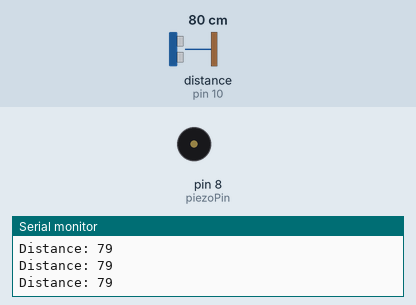
A sketch run on a simulated Arduino Uno, built with avr-gcc and run on an emulated ATmega328P. Shown: buzzer (waves = sounding), the last lines printed to the serial monitor. Wiring (inferred from the names in the program): ultrasonic range finder: trigger pin 9; echo pin 10. The inputs (shaded band) are chosen by the test bench; at power-on: distance to the obstacle (sensor on pin 10) 80 cm. The echo pulse lasts 58.3 µs per cm.

Above: at 1.2 s.
1.3 s: distance to the obstacle (sensor on pin 10) set to 12 cm
2.8 s: distance to the obstacle (sensor on pin 10) set to 9 cm
At 3.2 s:
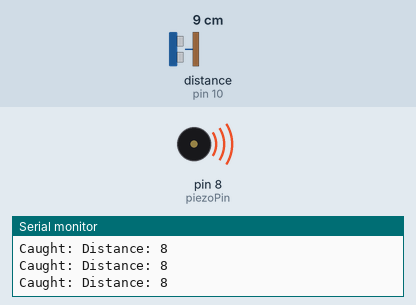
4.3 s: distance to the obstacle (sensor on pin 10) set to 18 cm
At 5.2 s:
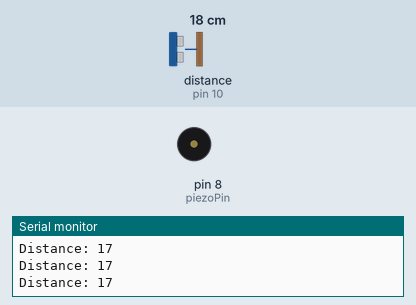
7.3 s: distance to the obstacle (sensor on pin 10) set to 2 cm
At 8.1 s:
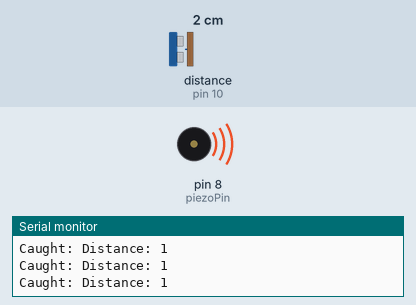
10.3 s: distance to the obstacle (sensor on pin 10) set to 35 cm
At 11.9 s:
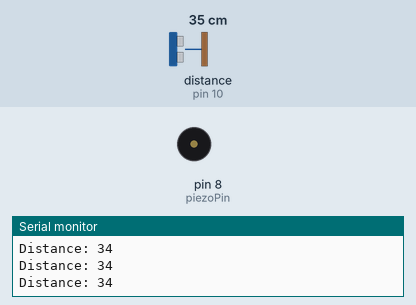
13.3 s: distance to the obstacle (sensor on pin 10) set to 4 cm
At 14.7 s:
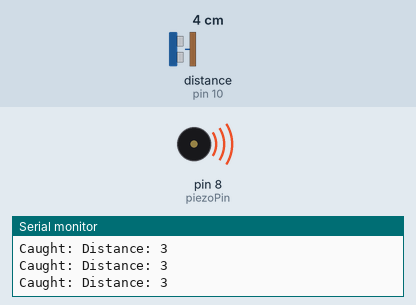
Timing chart, 0 to 16.3 s (numbered marks = the images above; inputs shaded):
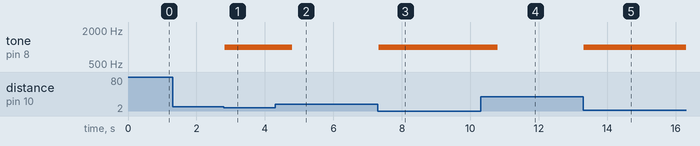

Measured:
- the behaviour switches between 11 and 10 cm on distance to the obstacle (sensor on pin 10) (found by bisection; images 0 and 1)
- after the input at 2.8 s, tone on pin 8 (piezoPin): silent → 1000 Hz at once
- after the input at 4.3 s, tone on pin 8 (piezoPin): 1000 Hz → silent after 0.50 s
- after the input at 7.3 s, tone on pin 8 (piezoPin): silent → 1000 Hz at once
- after the input at 10.3 s, tone on pin 8 (piezoPin): 1000 Hz → silent after 0.50 s
- after the input at 13.3 s, tone on pin 8 (piezoPin): silent → 1000 Hz at once

The sketch:

sketch_sep13a.ino
```cpp
// defines pins numbers
const int trigPin = 9;
const int echoPin = 10;
int piezoPin = 8;
// defines variables
long duration;
int distance;
void setup() {
pinMode(trigPin, OUTPUT); // Sets the trigPin as an Output
pinMode(echoPin, INPUT); // Sets the echoPin as an Input
Serial.begin(9600); // Starts the serial communication
}
void loop() {
// Clears the trigPin
digitalWrite(trigPin, LOW);
delayMicroseconds(2);
// Sets the trigPin on HIGH state for 10 micro seconds
digitalWrite(trigPin, HIGH);
delayMicroseconds(10);
digitalWrite(trigPin, LOW);
// Reads the echoPin, returns the sound wave travel time in microseconds
duration = pulseIn(echoPin, HIGH);
// Calculating the distance
distance= duration*0.034/2;
// Prints the distance on the Serial Monitor
Serial.print("Distance: ");
Serial.println(distance);
digitalWrite(7, LOW);
if (int(distance)<10){
  tone(piezoPin, 1000, 500);
  digitalWrite(7, HIGH);
  Serial.print("Caught: ");
  }
}
```
